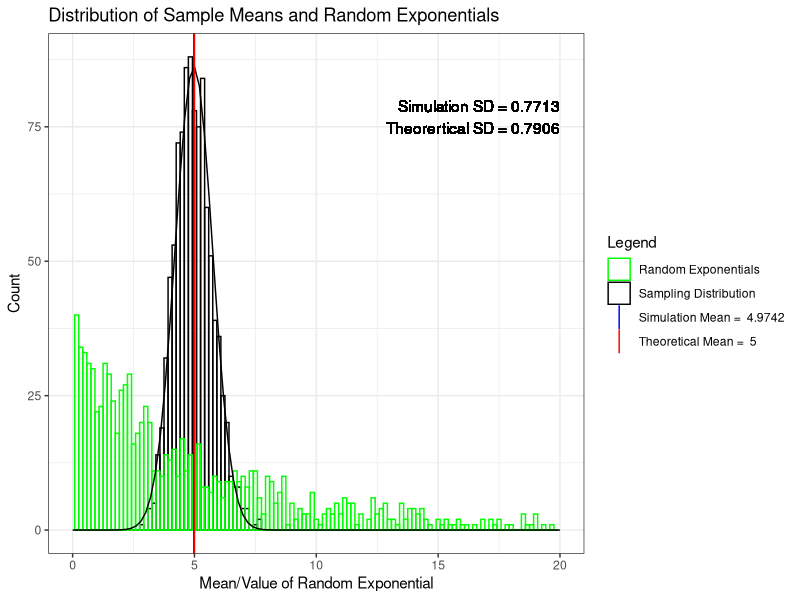
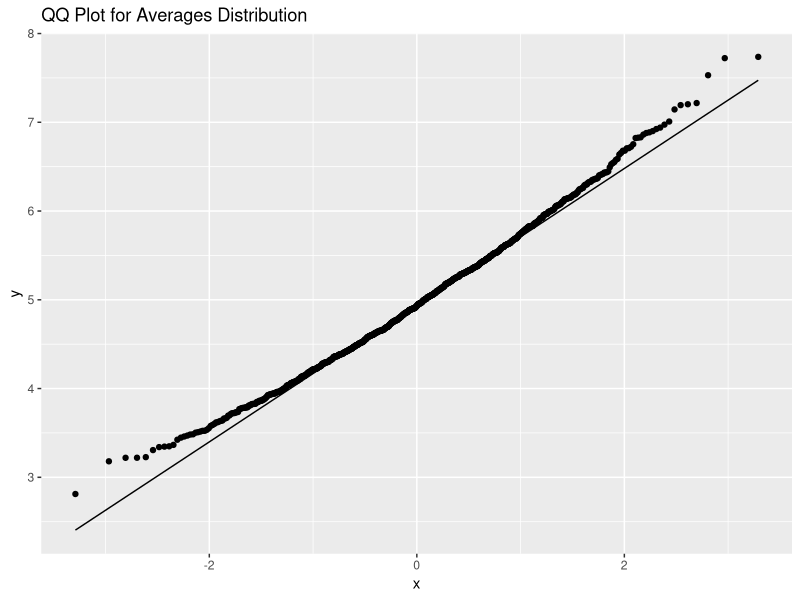

Recreate these plots in R, in order.
## ---- chunk 1
knitr::opts_chunk$set(comment='')
library(data.table)
library(ggplot2)
## ---- chunk 2
nsim <- 1000
sample_size <- 40
lambda <- 0.2
set.seed(1234)

simulations <- matrix(data=rexp(n=nsim*sample_size,rate=lambda), nrow=nsim, ncol=sample_size)
means_summary <- data.table(means=rowMeans(x=simulations))
means_summary[, ExpRandoms := rexp(n=nsim, rate=lambda)]
## ---- chunk 3
simulation_mean <- mean(means_summary[,means])
theorertical_mean <- 1/lambda
simulation_mean_label <- paste('Simulation Mean = ',round(simulation_mean,4))
theoretical_mean_label <- paste('Theoretical Mean = ',round(theorertical_mean,4))

print(simulation_mean_label)
print(theoretical_mean_label)
## ---- chunk 4
simulation_sd <- sd(means_summary[,means])
theoretical_sd <- 1/lambda/sqrt(sample_size)

print(paste('Simulation Variance', round(simulation_sd^2,4), sep=' = '))
print(paste('Theorertical Variance', round(theoretical_sd^2,4), sep=' = '))
## ---- chunk 5
binwidth <- 1/6
labels <- c('Sampling Distribution','Random Exponentials',simulation_mean_label,
            theoretical_mean_label)
variance_text_box <- paste(paste('Simulation SD', round(simulation_sd,4), sep=' = '),
                           paste('Theorertical SD', round(theoretical_sd,4), sep=' = '), sep='\n')

ggplot(data=means_summary, mapping=aes(x=means)) + 
  geom_histogram(mapping=aes(x=means, color='MeanExpRandom'),binwidth=binwidth, fill=NA) +
  geom_histogram(mapping=aes(x=ExpRandoms, color='ExpRandom'),binwidth=binwidth, fill=NA) +
  stat_function(fun = function(x, mean, sd, n) n*dnorm(x=x, mean=mean, sd=sd), 
                args = list(mean=simulation_mean, sd=simulation_sd, n=nsim*binwidth)) +
  geom_vline(mapping=aes(xintercept=simulation_mean, color='SimulationMean')) +
  geom_vline(mapping=aes(xintercept=1/lambda, color='TheoreticalMean')) +
  labs(title='Distribution of Sample Means and Random Exponentials', 
       x='Mean/Value of Random Exponential', y='Count') +
  scale_color_manual(name = "Legend", values = 
                       c(MeanExpRandom='black', ExpRandom='green', 
                         SimulationMean = "blue", TheoreticalMean = "red"),
                     labels=c(MeanExpRandom='Sampling Distribution', ExpRandom='Random Exponentials',
                              SimulationMean=simulation_mean_label, TheoreticalMean=theoretical_mean_label)) + 
  geom_text(aes(x=20, y=80,label = variance_text_box), vjust = "inward", hjust = "inward", color='black') +
  theme_bw() + xlim(0,20)
## ---- chunk 6
ggplot(data=means_summary, mapping=aes(sample=means)) +
  stat_qq() + stat_qq_line() +
  labs(title='QQ Plot for Averages Distribution')
